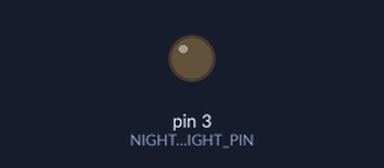
The sketch below on a simulated Arduino Uno, built with avr-gcc and run on an emulated ATmega328P. Parts: output pins drawn as LEDs (lit = HIGH).

Above: at 0.05 s.
At 3.1 s:
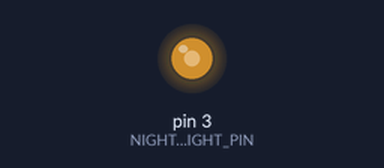
At 6.15 s:
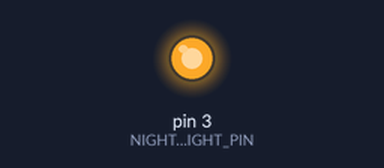
At 12.3 s:
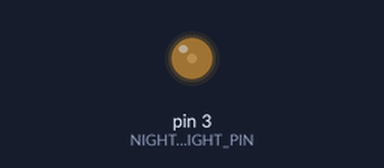
Timing chart, 0 to 17.2 s (numbered marks = the images above):
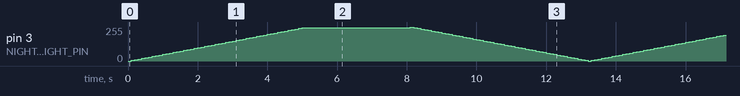

The sketch:

Fade.ino
```cpp
#define NIGHT_LIGHT_PIN 3

void fadeIn()
{
  uint8_t i = 0;
  while(i<255)
  {
    analogWrite(NIGHT_LIGHT_PIN, i);
    i+=5;
    delay(100);
  }
}
void fadeOut()
{
  uint8_t i = 255;
  while(i>0)
  {
    analogWrite(NIGHT_LIGHT_PIN, i);
    i-=5;
    delay(100);
  }
}

void setup() {
  pinMode(NIGHT_LIGHT_PIN, OUTPUT);
  analogWrite(NIGHT_LIGHT_PIN, 0);
}

void loop() {
  fadeIn();
  delay(3000);
  fadeOut();
}
```
